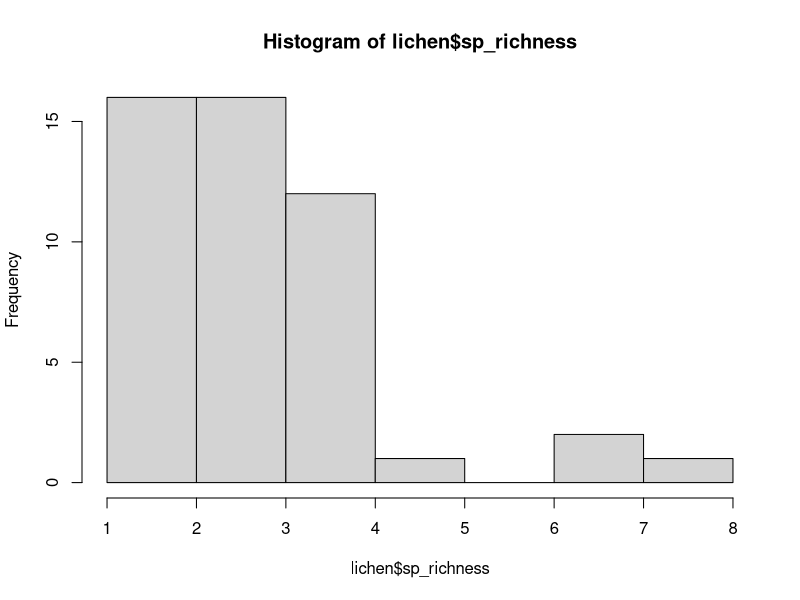
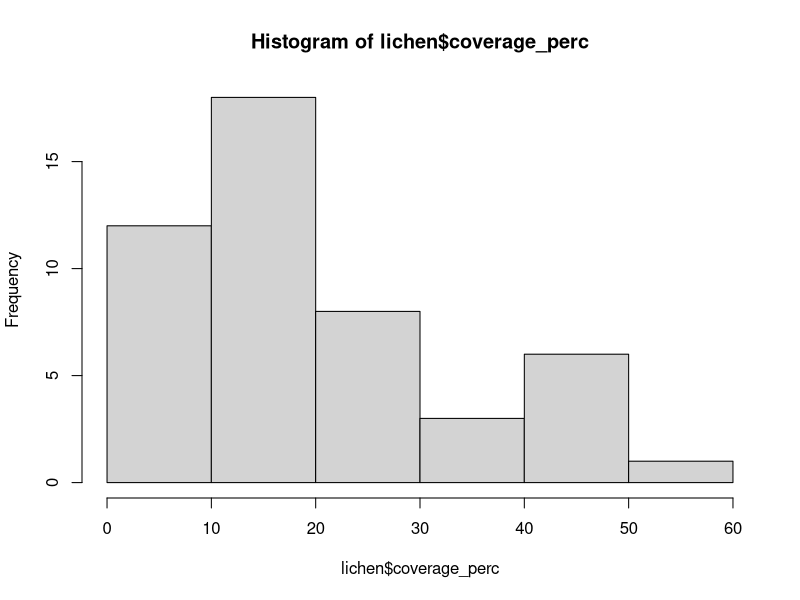
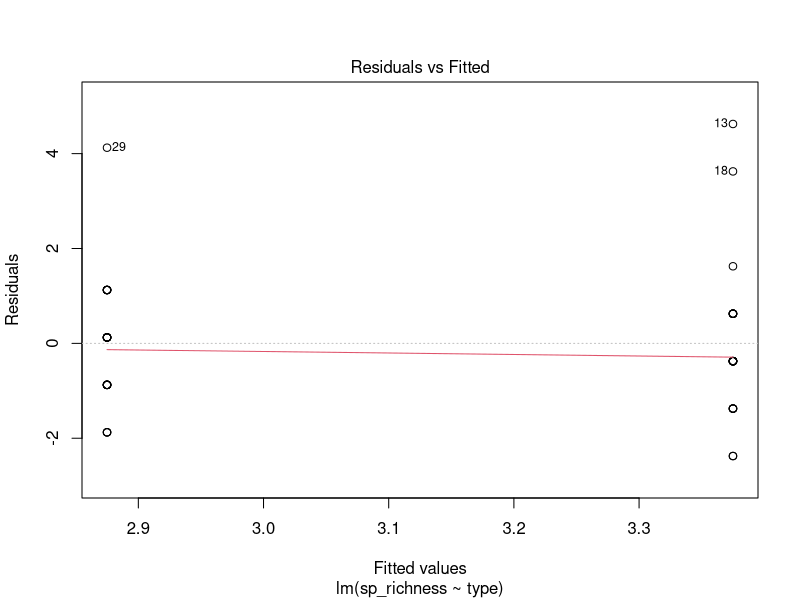
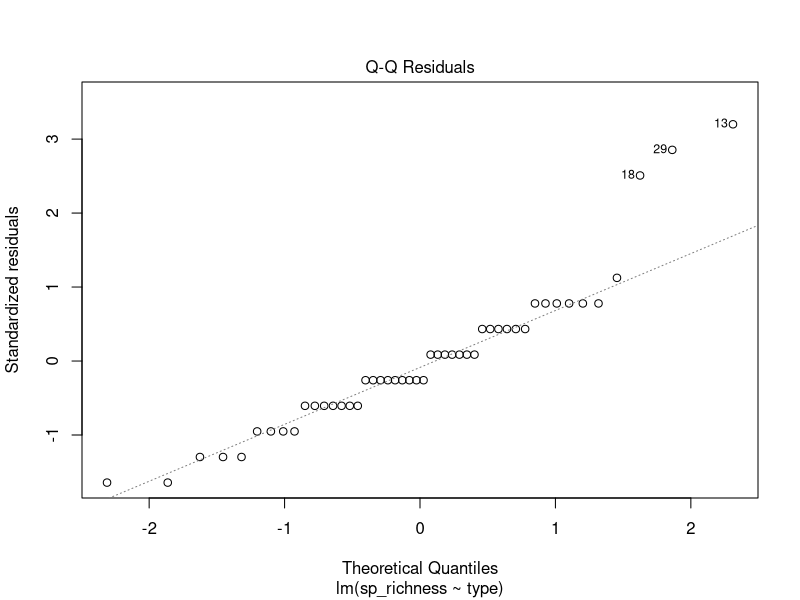
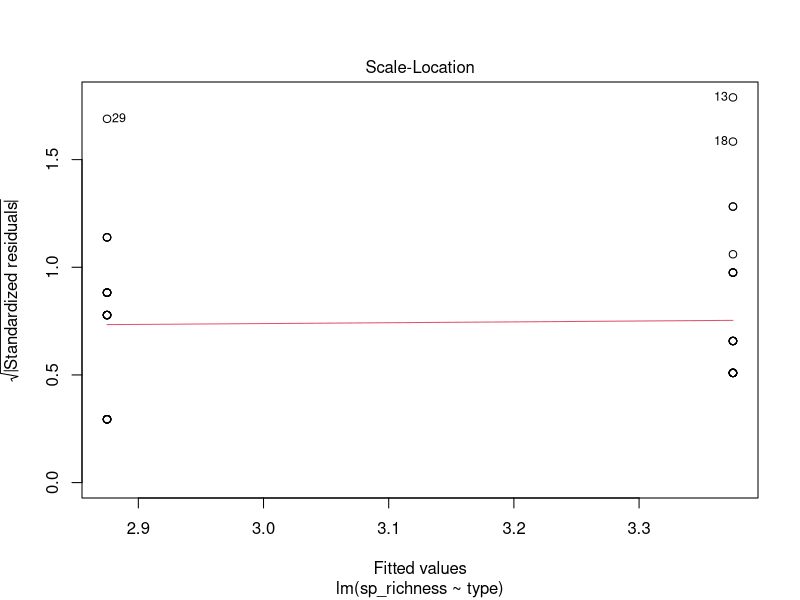
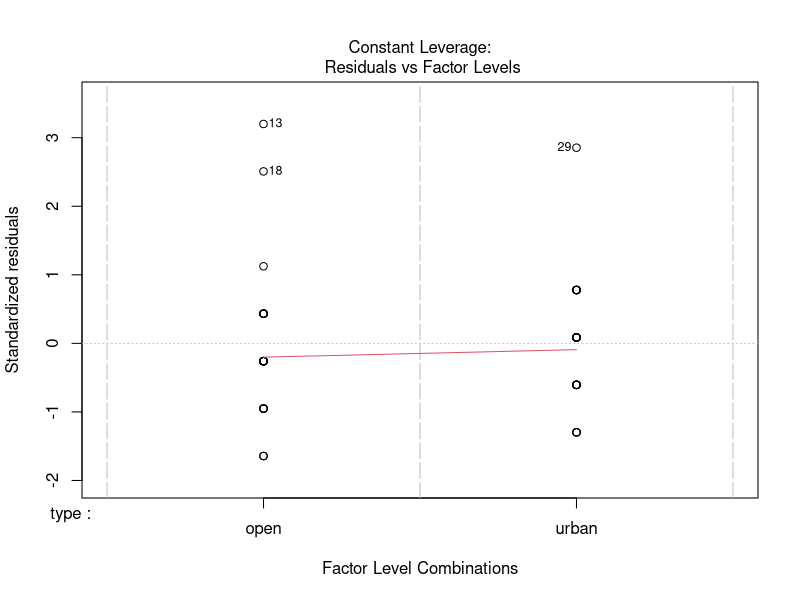
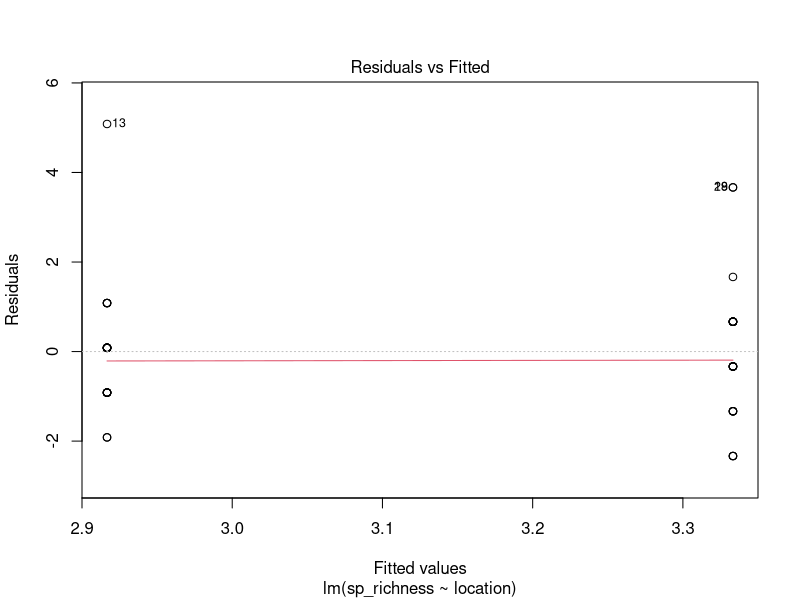
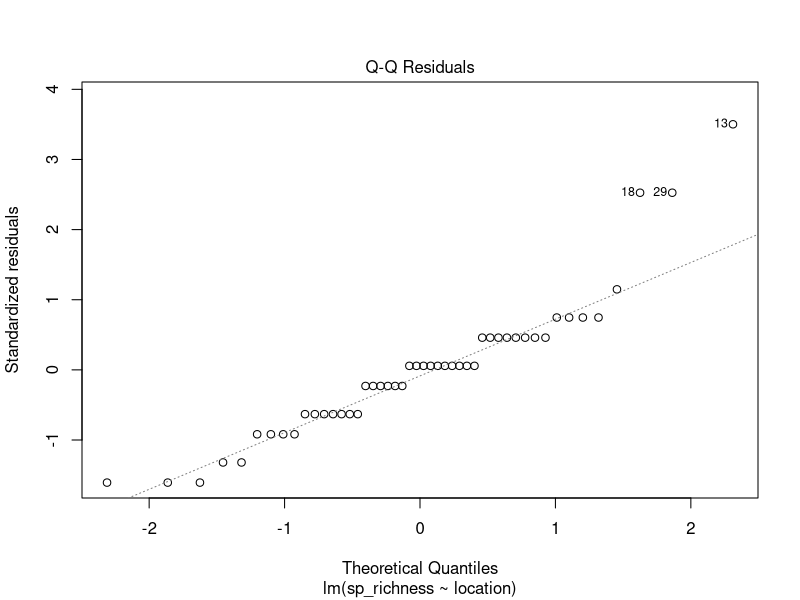

Reproduce these figures in R, in order.
## Statistics for the LE History & Design couse project
## Project topic: effects of urban matrix on lichen edge effects

## Stockholm University - Landscape Ecology master's program 2021-2023 
## Emma Gemal, emmagemal@outlook.com
## Edited 14/10/2021 


## Library ----
library(tidyverse)


## Loading the data ----
lichen <- read.csv("Data/raw_data.csv")

str(lichen)

# calculating diameter from circumference 
lichen <- lichen %>% 
            mutate(tree_dia_cm = tree_circum_cm/pi)


## Checking assumptions ----
# normality of data distribution 
hist(lichen$sp_richness)   # not normal
hist(lichen$coverage_perc)   # not normal

shapiro.test(lichen$sp_richness)
shapiro.test(lichen$coverage_perc)

# homoscedasticity 
plot(lm(sp_richness ~ type, data = lichen))
plot(lm(sp_richness ~ location, data = lichen))
plot(lm(coverage_perc ~ type, data = lichen))
plot(lm(coverage_perc ~ location, data = lichen))

# normality of residuals 
lm1 <- lm(sp_richness ~ type, data = lichen)
lm2 <- lm(coverage_perc ~ type, data = lichen)
shapiro.test(residuals(lm2))  # not normal
shapiro.test(residuals(lm2))  # not normal 

# transformation of the data to attempt to make it normal 
lichen_trans <- lichen %>% 
                    mutate(sp_rich_log = log(sp_richness)) %>% 
                    mutate(coverage_log = log(coverage_perc)) %>% 
                    mutate(sp_rich_sqrt = sqrt(sp_richness)) %>% 
                    mutate(coverage_sqrt = sqrt(coverage_perc))

hist(lichen_trans$sp_rich_log)
hist(lichen_trans$coverage_log)
hist(lichen_trans$sp_rich_sqrt)
hist(lichen_trans$coverage_sqrt)

lm3 <- lm(sp_rich_log ~ type, data = lichen_trans)
lm4 <- lm(coverage_log ~ type, data = lichen_trans)
lm5 <- lm(sp_rich_sqrt ~ type, data = lichen_trans)
lm6 <- lm(coverage_sqrt ~ type, data = lichen_trans)

lm7 <- lm(sp_rich_sqrt ~ location, data = lichen_trans)
lm8 <- lm(coverage_sqrt ~ location, data = lichen_trans)

shapiro.test(residuals(lm3))  # still not normal
shapiro.test(residuals(lm4))  # still not normal
shapiro.test(residuals(lm5))  
shapiro.test(residuals(lm6))
shapiro.test(residuals(lm7))  
shapiro.test(residuals(lm8))

plot(lm5)
plot(lm6)
plot(lm7)
plot(lm8)


## Doing a 2-way ANOVA ----
# species richness 
twoway <- aov(sp_rich_sqrt ~ type + location, data = lichen_trans)
int <- aov(sp_rich_sqrt ~ type*location, data = lichen_trans)

AIC(twoway, int)  # interaction not best 

summary(twoway)

# making a model with diameter
twoway_dia <- aov(sp_rich_sqrt ~ type + location + tree_dia_cm, data = lichen_trans)
summary(twoway_dia)   # no significant effect of any variable


# coverage 
twoway_cov <- aov(coverage_sqrt ~ type + location, data = lichen_trans)
int_cov <- aov(coverage_sqrt ~ type*location, data = lichen_trans)
twoway_dia_cov <- aov(coverage_sqrt ~ type + location + tree_dia_cm, data = lichen_trans)

AIC(twoway_cov, int_cov, twoway_dia_cov)

summary(twoway_cov)  # nothing is significant here either 
